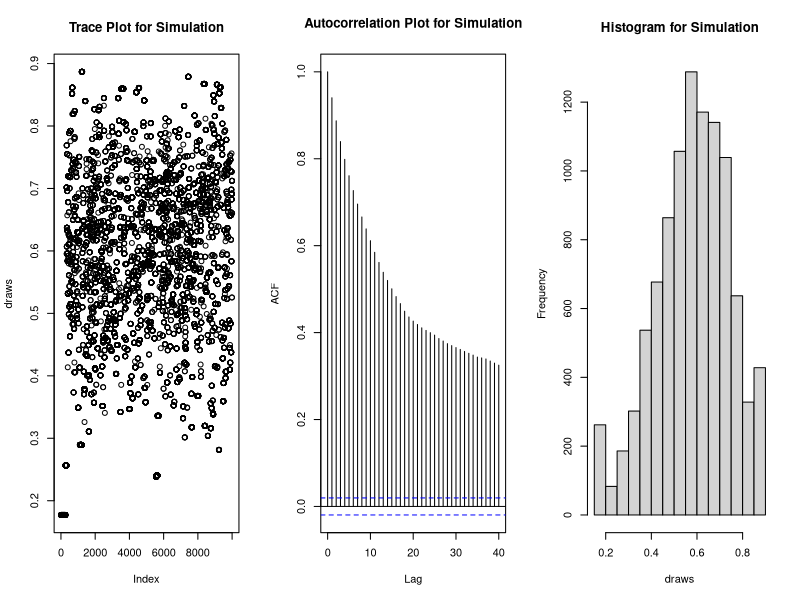
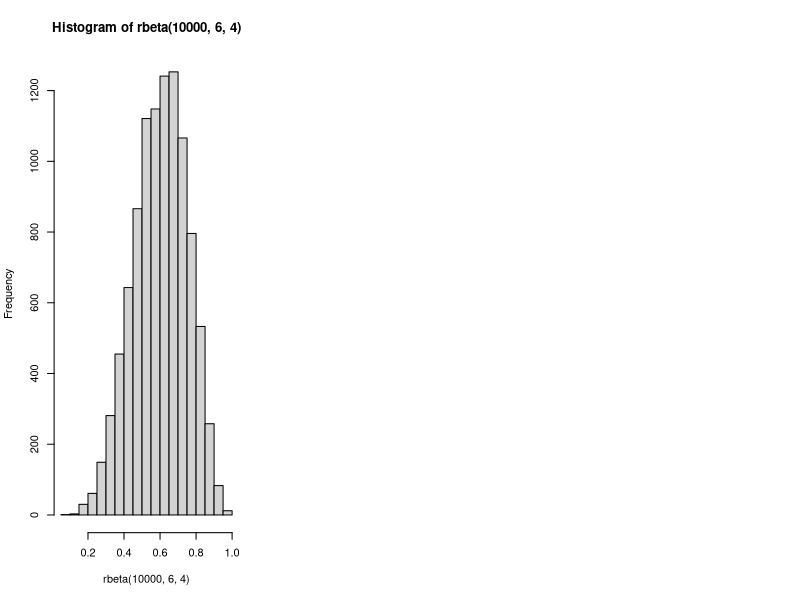
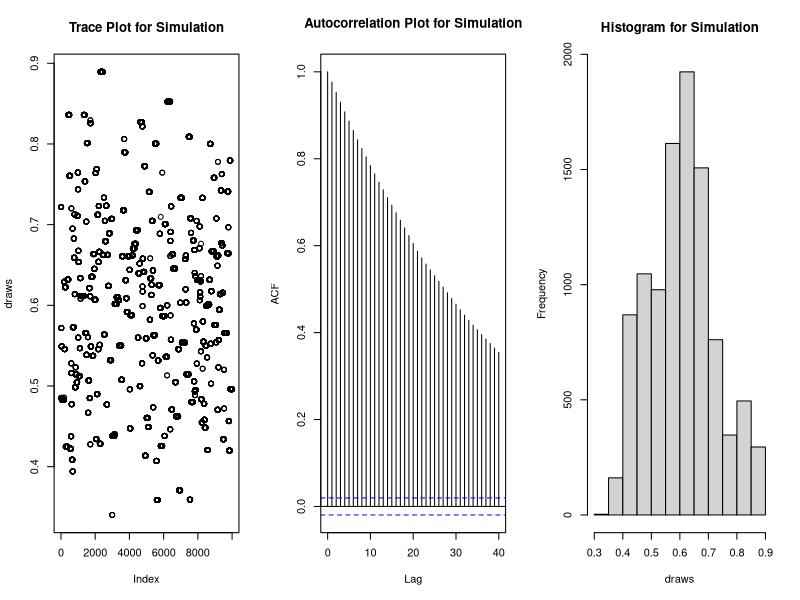
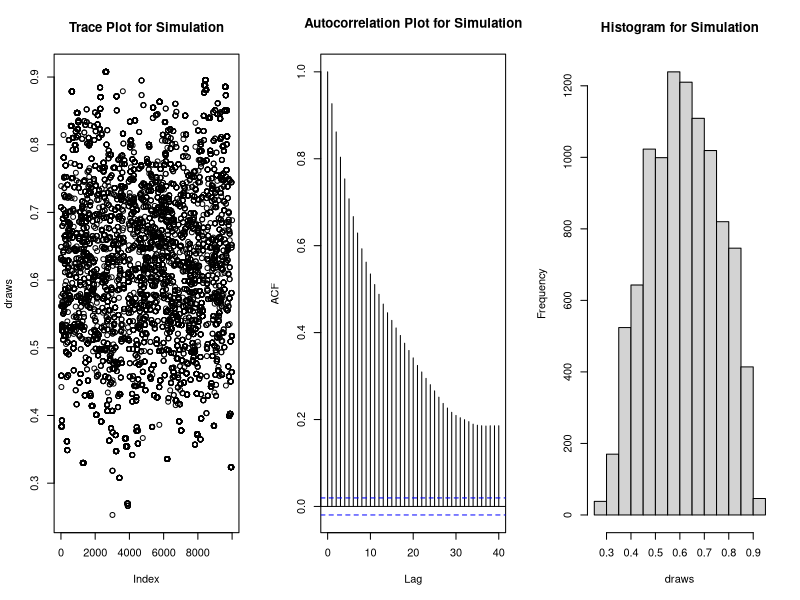

Write the R code that produced these figures, in order.
## ---- chunk 1
set.seed(730)
mh.beta <- function(c,n.sims) {
  x.update <- function(x.cur,c) {
    # choosing candidate
    x.can <- rbeta(1, c*pbeta(x.cur,6,4), c*(1-pbeta(x.cur,6,4)))
    # likelihood(Whether I should use d or p)
    a1 <- dbeta(x.can, 6,4)/dbeta(x.cur,6,4)
    # jumping distribution
    a2_num <- dbeta(x.cur, c*pbeta(x.can,6,4), c*(1-pbeta(x.can,6,4)))
    a2_den <- dbeta(x.can, c*pbeta(x.cur,6,4), c*(1-pbeta(x.cur,6,4)))
    a2 <- a2_num / a2_den
    # adjusted acceptance probability
    accept.prob <- (a2 * (dbeta(x.can,6,4)/dbeta(x.cur,6,4)))
    if (runif(1) <= accept.prob) x.cur=x.can
    else x.cur
    return(x.cur)
  }
  draws <- c()
  x.cur <- runif(1)
  for (i in 1:n.sims) {
    draws[i] <- x.cur
    x.cur <- x.update(x.cur,c)
  }
  par(mfrow=c(1,3))
  plot(draws,main="Trace Plot for Simulation")
  acf(draws,main="Autocorrelation Plot for Simulation")
  hist(draws, main="Histogram for Simulation")
  comp <- ks.test(draws[!duplicated(draws)], "pbeta",6,4)
  print (comp)
  return(comp)
}
mh.beta(1,10000) # reject.D = 0.06806, p-value = 9.333e-06
hist(rbeta(10000,6,4))

mh.beta(0.1,10000) # reject D = 0.10377, p-value = 0.005842
mh.beta(2.5,10000) # reject.D = 0.13819, p-value < 2.2e-16
